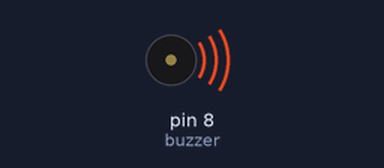
This sketch was run on a simulated Arduino Uno, built with avr-gcc and run on an emulated ATmega328P. Parts: buzzer (waves = sounding).

Above: at 0.2 s.
At 3.7 s:
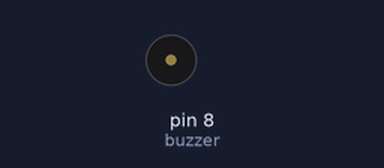
Timing chart, 0 to 5.6 s (numbered marks = the images above):
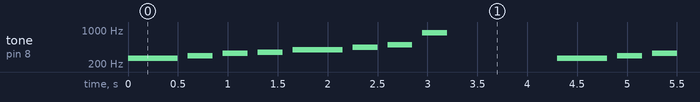

The sketch:

test3.ino
```cpp
#define Do  262
#define Re  294
#define Mi  330
#define Fa  350
#define Sol 393
#define La  441
#define Si  495
#define Doo 882
int buzzer=8;
int len=8;
int scale[]={Do,Re,Mi,Fa,Sol,La,Si,Doo};
float duration[]={2,1,1,1,2,1,1,1};

void setup() {
  pinMode(buzzer,OUTPUT);
}

void loop() {
  for(int i=0;i<len;i++){
    tone(buzzer,scale[i]);

    delay(250*duration[i]);
    noTone(buzzer);
    delay(100);
  }
  delay(1000);

}
```

Measured:
- by itself, tone on pin 8 (buzzer): repeats every 4.3 s: silent 0.10 s, 294 Hz 0.25 s, silent 0.10 s, 330 Hz 0.25 s, silent 0.10 s, 350 Hz 0.25 s, silent 0.10 s, 393 Hz 0.50 s, silent 0.10 s, 441 Hz 0.25 s, silent 0.10 s, 495 Hz 0.25 s, silent 0.10 s, 882 Hz 0.25 s, silent 1.1 s, 262 Hz 0.50 s
